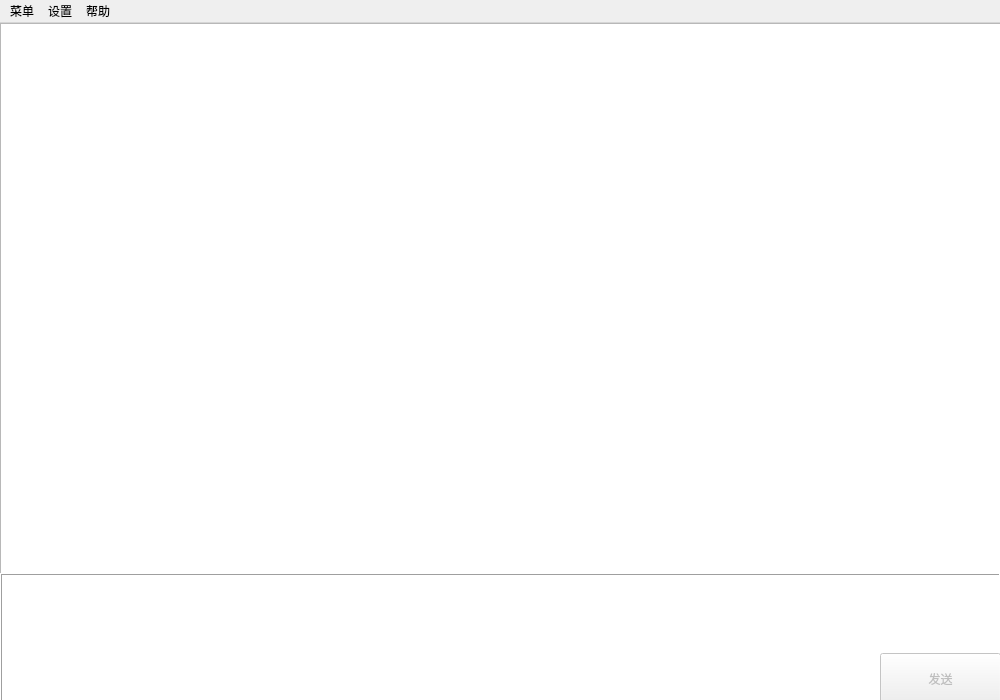
<?xml version="1.0" encoding="UTF-8"?>
<ui version="4.0">
 <class>MainWindow</class>
 <widget class="QMainWindow" name="MainWindow">
  <property name="enabled">
   <bool>true</bool>
  </property>
  <property name="geometry">
   <rect>
    <x>0</x>
    <y>0</y>
    <width>1000</width>
    <height>700</height>
   </rect>
  </property>
  <property name="minimumSize">
   <size>
    <width>1000</width>
    <height>700</height>
   </size>
  </property>
  <property name="maximumSize">
   <size>
    <width>1000</width>
    <height>700</height>
   </size>
  </property>
  <property name="font">
   <font>
    <family>微软雅黑</family>
   </font>
  </property>
  <property name="windowTitle">
   <string>ChatRoom</string>
  </property>
  <widget class="QWidget" name="centralwidget">
   <widget class="QTextBrowser" name="textBrowser">
    <property name="geometry">
     <rect>
      <x>0</x>
      <y>0</y>
      <width>1001</width>
      <height>551</height>
     </rect>
    </property>
    <property name="font">
     <font>
      <pointsize>12</pointsize>
     </font>
    </property>
   </widget>
   <widget class="QPushButton" name="pushButton">
    <property name="enabled">
     <bool>false</bool>
    </property>
    <property name="geometry">
     <rect>
      <x>880</x>
      <y>630</y>
      <width>121</width>
      <height>51</height>
     </rect>
    </property>
    <property name="toolTip">
     <string>&lt;!DOCTYPE HTML PUBLIC &quot;-//W3C//DTD HTML 4.0//EN&quot; &quot;http://www.w3.org/TR/REC-html40/strict.dtd&quot;&gt;
&lt;html&gt;&lt;head&gt;&lt;meta name=&quot;qrichtext&quot; content=&quot;1&quot; /&gt;&lt;style type=&quot;text/css&quot;&gt;
p, li { white-space: pre-wrap; }
&lt;/style&gt;&lt;/head&gt;&lt;body style=&quot; font-family:'微软雅黑'; font-size:9pt; font-weight:400; font-style:normal;&quot;&gt;
&lt;p align=&quot;center&quot; style=&quot; margin-top:12px; margin-bottom:12px; margin-left:0px; margin-right:0px; -qt-block-indent:0; text-indent:0px;&quot;&gt;&lt;span style=&quot; font-size:16pt;&quot;&gt;若要发送消息，请先去设置中设定昵称&lt;/span&gt;&lt;/p&gt;&lt;/body&gt;&lt;/html&gt;</string>
    </property>
    <property name="whatsThis">
     <string>&lt;html&gt;&lt;head/&gt;&lt;body&gt;&lt;p&gt;&lt;br/&gt;&lt;/p&gt;&lt;/body&gt;&lt;/html&gt;</string>
    </property>
    <property name="text">
     <string>发送</string>
    </property>
    <property name="shortcut">
     <string>Ctrl+Return</string>
    </property>
    <property name="autoDefault">
     <bool>false</bool>
    </property>
    <property name="default">
     <bool>false</bool>
    </property>
    <property name="flat">
     <bool>false</bool>
    </property>
   </widget>
   <widget class="QTextBrowser" name="textBrowser_2">
    <property name="geometry">
     <rect>
      <x>0</x>
      <y>550</y>
      <width>1001</width>
      <height>131</height>
     </rect>
    </property>
    <property name="cursor" stdset="0">
     <cursorShape>IBeamCursor</cursorShape>
    </property>
    <property name="contextMenuPolicy">
     <enum>Qt::DefaultContextMenu</enum>
    </property>
    <property name="toolTip">
     <string/>
    </property>
    <property name="frameShape">
     <enum>QFrame::Box</enum>
    </property>
    <property name="frameShadow">
     <enum>QFrame::Raised</enum>
    </property>
    <property name="lineWrapMode">
     <enum>QTextEdit::WidgetWidth</enum>
    </property>
    <property name="readOnly">
     <bool>false</bool>
    </property>
    <property name="acceptRichText">
     <bool>true</bool>
    </property>
    <property name="textInteractionFlags">
     <set>Qt::TextEditorInteraction</set>
    </property>
   </widget>
   <zorder>textBrowser</zorder>
   <zorder>textBrowser_2</zorder>
   <zorder>pushButton</zorder>
  </widget>
  <widget class="QMenuBar" name="menuBar">
   <property name="enabled">
    <bool>true</bool>
   </property>
   <property name="geometry">
    <rect>
     <x>0</x>
     <y>0</y>
     <width>1000</width>
     <height>21</height>
    </rect>
   </property>
   <widget class="QMenu" name="menu">
    <property name="title">
     <string>菜单</string>
    </property>
    <addaction name="actionconnect"/>
    <addaction name="actionunconnect"/>
   </widget>
   <widget class="QMenu" name="menu_2">
    <property name="title">
     <string>设置</string>
    </property>
    <widget class="QMenu" name="menu_3">
     <property name="title">
      <string>快捷键</string>
     </property>
     <addaction name="actionCtrl_Enter"/>
    </widget>
    <addaction name="actionnick"/>
    <addaction name="separator"/>
    <addaction name="separator"/>
    <addaction name="menu_3"/>
   </widget>
   <widget class="QMenu" name="menu_4">
    <property name="title">
     <string>帮助</string>
    </property>
    <addaction name="actionabout"/>
   </widget>
   <addaction name="menu"/>
   <addaction name="menu_2"/>
   <addaction name="menu_4"/>
  </widget>
  <action name="actionconnect">
   <property name="text">
    <string>连接到服务器</string>
   </property>
  </action>
  <action name="actionunconnect">
   <property name="text">
    <string>断开连接</string>
   </property>
  </action>
  <action name="actionnick">
   <property name="text">
    <string>设置昵称</string>
   </property>
  </action>
  <action name="actionCtrl_Enter">
   <property name="checkable">
    <bool>true</bool>
   </property>
   <property name="checked">
    <bool>true</bool>
   </property>
   <property name="text">
    <string>Ctrl+Enter</string>
   </property>
  </action>
  <action name="actionabout">
   <property name="text">
    <string>关于</string>
   </property>
  </action>
 </widget>
 <resources/>
 <connections>
  <connection>
   <sender>actionconnect</sender>
   <signal>triggered()</signal>
   <receiver>MainWindow</receiver>
   <slot>menu_connect_clicked()</slot>
   <hints>
    <hint type="sourcelabel">
     <x>-1</x>
     <y>-1</y>
    </hint>
    <hint type="destinationlabel">
     <x>499</x>
     <y>349</y>
    </hint>
   </hints>
  </connection>
 </connections>
 <slots>
  <slot>menu_connect_clicked()</slot>
 </slots>
</ui>
